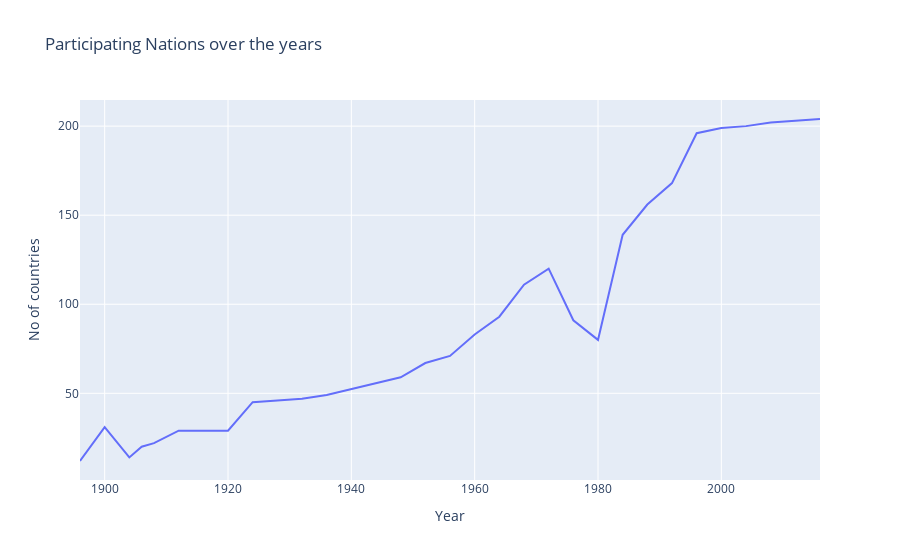

Notebook source saved alongside this figure:
### Code cell
import plotly.express as px

fig = px.line(participating_nation, x='Year', y='No of countries', title='Participating Nations over the years')
fig.show()

### Figure 1 — Plotly figure (JSON) as saved in the notebook; plotly's stock layout.template omitted (floating-point values rounded to 4 significant figures)
{"data": [{"hovertemplate": "Year=%{x}<br>No of countries=%{y}<extra></extra>", "legendgroup": "", "line": {"color": "#636efa", "dash": "solid"}, "marker": {"symbol": "circle"}, "mode": "lines", "name": "", "orientation": "v", "showlegend": false, "type": "scatter", "x": [1896, 1900, 1904, 1906, 1908, 1912, 1920, 1924, 1928, 1932, 1936, 1948, 1952, 1956, 1960, 1964, 1968, 1972, 1976, 1980, 1984, 1988, 1992, 1996, 2000, 2004, 2008, 2012, 2016], "xaxis": "x", "y": [12, 31, 14, 20, 22, 29, 29, 45, 46, 47, 49, 59, 67, 71, 83, 93, 111, 120, 91, 80, 139, 156, 168, 196, 199, 200, 202, 203, 204], "yaxis": "y"}], "layout": {"legend": {"tracegroupgap": 0}, "title": {"text": "Participating Nations over the years"}, "xaxis": {"anchor": "y", "domain": [0, 1], "title": {"text": "Year"}}, "yaxis": {"anchor": "x", "domain": [0, 1], "title": {"text": "No of countries"}}}}
